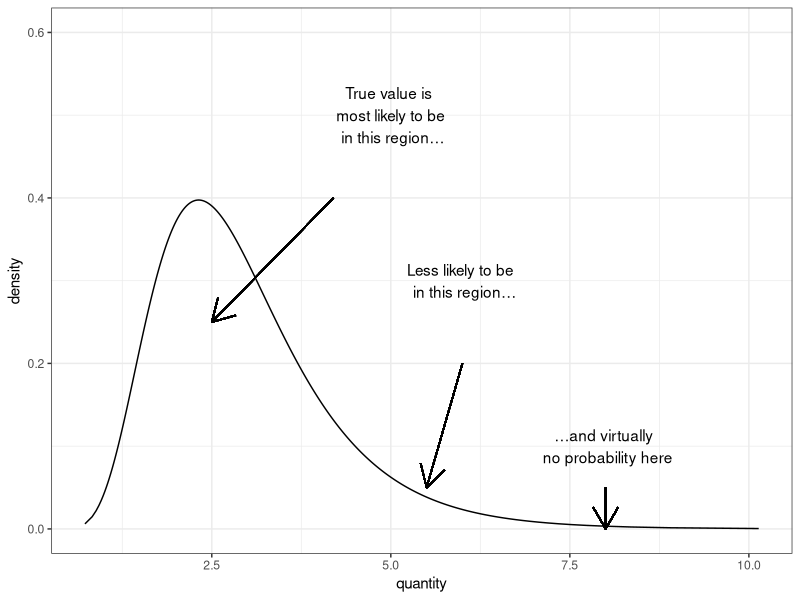
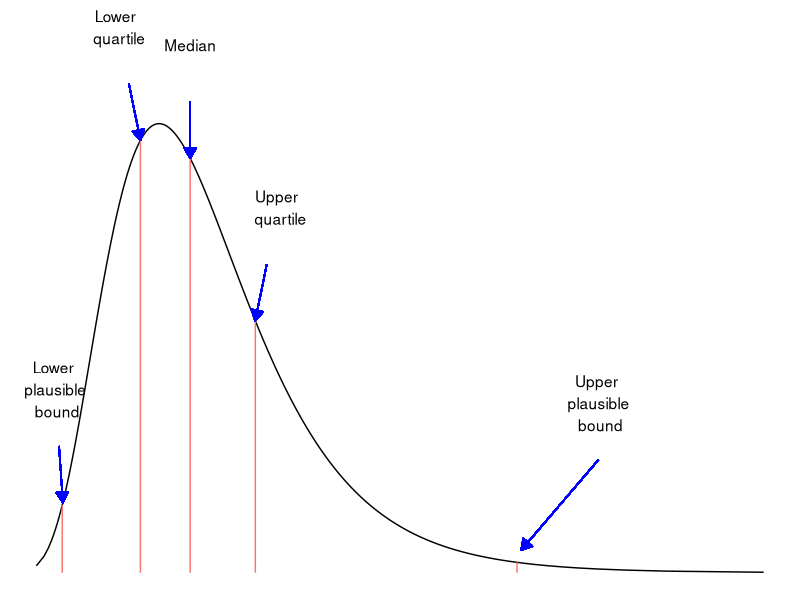
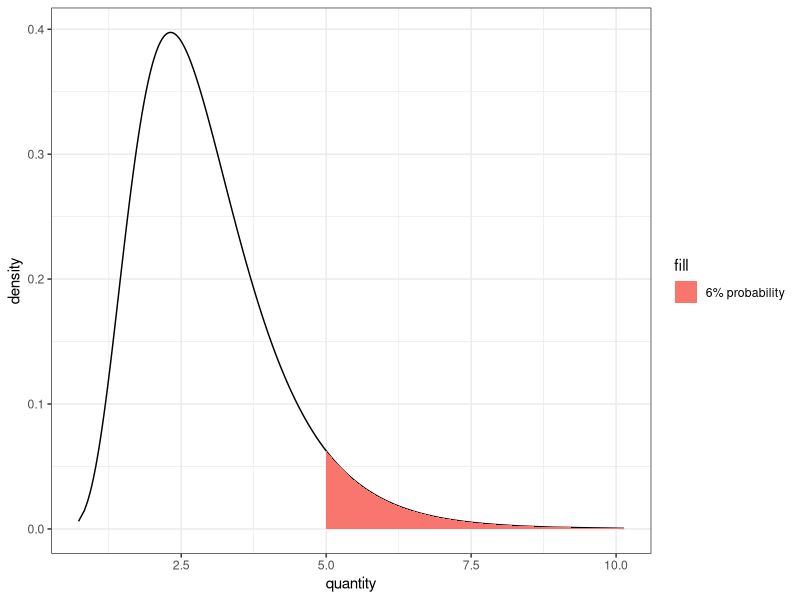
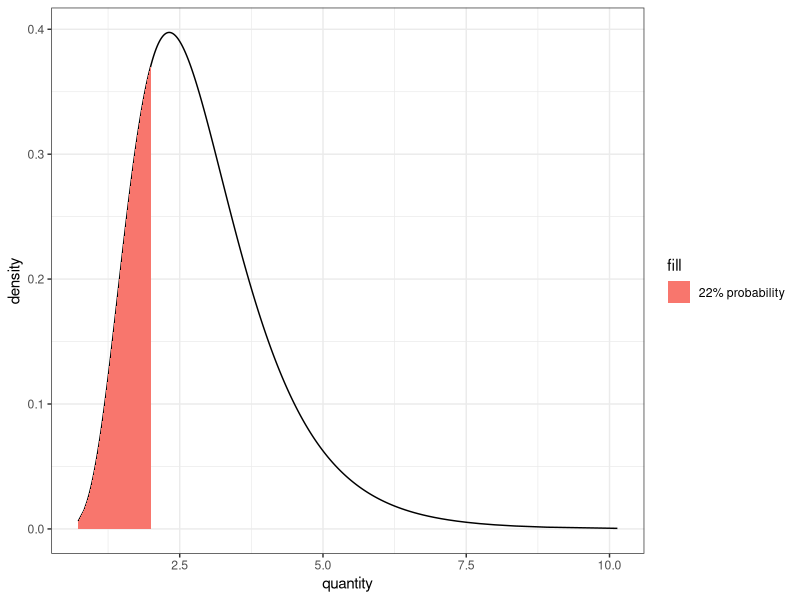

These figures' R source, in order:
## ---- chunk 1
#| echo: false
#| warnings: false
#| messages: false
library(ggplot2)
library(dplyr)

data.frame(pp = ppoints(1000)) %>%
  mutate(x = qlnorm(pp,1,0.4)) %>%
  mutate(y = dlnorm(x,1,0.4)) %>%
  ggplot(aes(x=x,y=y)) +
  geom_line() +
  theme_bw() + 
  xlab("quantity") + 
  ylab("density") + 
  annotate("text",x=5, y=0.5, label="True value is \n most likely to be \n in this region…") +
  geom_segment(x=4.2, y=0.4, xend=2.5, yend=0.25,arrow = arrow(type = "open")) +
  annotate("text",x=6, y=0.3, label="Less likely to be \n in this region…") +
  geom_segment(x=6, y=0.2, xend=5.5, yend=0.05,arrow = arrow(type = "open")) +
  annotate("text",x=8, y=0.1, label="…and virtually \n no probability here") +
  geom_segment(x=8, y=0.05, xend=8, yend=0,arrow = arrow(type = "open")) +
  ylim(c(0,0.6))
## ---- chunk 2
#| echo: false
df_quartiles <- data.frame(pp = c(0.01,0.25,0.5,0.75,0.99)) %>%
  mutate(x = qlnorm(pp,1,0.4)) %>%
  mutate(y = dlnorm(x,1,0.4))
  
data.frame(pp = ppoints(999)) %>%
  mutate(x = qlnorm(pp,1,0.4)) %>%
  mutate(y = dlnorm(x,1,0.4)) %>%
ggplot(aes(x=x,y=y)) +
  geom_line() +
  geom_segment(data=.%>%filter(near(pp,0.01,tol=10^-3.3)),aes(x=x,xend=x,y=0,yend=y,colour='#EE988E')) +
  geom_segment(data=.%>%filter(near(pp,0.25,tol=10^-3.2)),aes(x=x,xend=x,y=0,yend=y,colour='#EE988E')) +
  geom_segment(data=.%>%filter(near(pp,0.5,tol=10^-3.2)),aes(x=x,xend=x,y=0,yend=y,colour='#EE988E')) +
  geom_segment(data=.%>%filter(near(pp,0.75,tol=10^-3.2)),aes(x=x,xend=x,y=0,yend=y,colour='#EE988E')) +
  geom_segment(data=.%>%filter(near(pp,0.99,tol=10^-3.3)),aes(x=x,xend=x,y=0,yend=y,colour='#EE988E')) +
  theme_void() + 
  theme(legend.position = "none") +

  annotate("text",x=df_quartiles$x[1]-0.1,y=df_quartiles$y[1]+0.1,label="Lower \n plausible \n bound")+
  geom_segment(x=df_quartiles$x[1]-0.1/2, y=df_quartiles$y[1]+0.1/2, xend=df_quartiles$x[1], yend=df_quartiles$y[1],arrow = arrow(type = "closed",length=unit(.3, 'cm')),colour="blue",lwd=0.5) +
  
  annotate("text",x=df_quartiles$x[2]-0.3,y=df_quartiles$y[2]+0.1,label="Lower \n quartile")+
  geom_segment(x=df_quartiles$x[2]-0.3/2, y=df_quartiles$y[2]+0.1/2, xend=df_quartiles$x[2], yend=df_quartiles$y[2],arrow = arrow(type = "closed",length=unit(.3, 'cm')),colour="blue",lwd=0.5) +
  
  annotate("text",x=df_quartiles$x[3],y=df_quartiles$y[3]+0.1,label="Median")+
  geom_segment(x=df_quartiles$x[3], y=df_quartiles$y[3]+0.1/2, xend=df_quartiles$x[3], yend=df_quartiles$y[3],arrow = arrow(type = "closed",length=unit(.3, 'cm')),colour="blue",lwd=0.5) +

  annotate("text",x=df_quartiles$x[4]+0.3,y=df_quartiles$y[4]+0.1,label="Upper \n quartile")+
  geom_segment(x=df_quartiles$x[4]+0.3/2, y=df_quartiles$y[4]+0.1/2, xend=df_quartiles$x[4], yend=df_quartiles$y[4],arrow = arrow(type = "closed",length=unit(.3, 'cm')),colour="blue",lwd=0.5) +

  annotate("text",x=8,y=0.15,label="Upper \n plausible \n bound")+
  geom_segment(x=8, y=0.1, xend=7, yend=0.02,arrow = arrow(type = "closed",length=unit(.3, 'cm')),colour="blue",lwd=0.5) +
  xlab("quantity") + 
  ylab("density") 
## ---- chunk 3
#| echo: false
prob = plnorm(5,1,0.4)
fill = paste0(round(100*(1-prob),0),"% probability")
data.frame(pp = ppoints(1000)) %>%
  mutate(x = qlnorm(pp,1,0.4)) %>%
  mutate(y = dlnorm(x,1,0.4)) %>%
  ggplot(aes(x=x,y=y)) +
  geom_line() +
  geom_ribbon(data=. %>% filter(pp >= prob), 
              aes(ymin=0, ymax=y, fill=fill)) +
  theme_bw() + 
  xlab("quantity") + 
  ylab("density") 
## ---- chunk 4
#| echo: false
prob = plnorm(2,1,0.4)
fill = paste0(round(100*(prob),0),"% probability")
data.frame(pp = ppoints(1000)) %>%
  mutate(x = qlnorm(pp,1,0.4)) %>%
  mutate(y = dlnorm(x,1,0.4)) %>%
  ggplot(aes(x=x,y=y)) +
  geom_line() +
  geom_ribbon(data=. %>% filter(pp < prob), 
              aes(ymin=0, ymax=y, fill=fill)) +
  theme_bw() + 
  xlab("quantity") + 
  ylab("density") 
